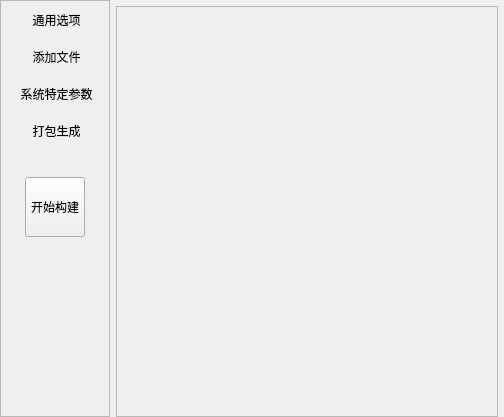
<?xml version="1.0" encoding="UTF-8"?>
<ui version="4.0">
 <class>pyinstaller_gui</class>
 <widget class="QWidget" name="pyinstaller_gui">
  <property name="geometry">
   <rect>
    <x>0</x>
    <y>0</y>
    <width>504</width>
    <height>417</height>
   </rect>
  </property>
  <property name="windowTitle">
   <string>Form</string>
  </property>
  <layout class="QHBoxLayout" name="horizontalLayout" stretch="0,1">
   <property name="spacing">
    <number>0</number>
   </property>
   <property name="leftMargin">
    <number>0</number>
   </property>
   <property name="topMargin">
    <number>0</number>
   </property>
   <property name="rightMargin">
    <number>0</number>
   </property>
   <property name="bottomMargin">
    <number>0</number>
   </property>
   <item>
    <layout class="QVBoxLayout" name="verticalLayout">
     <property name="spacing">
      <number>0</number>
     </property>
     <item>
      <widget class="QFrame" name="left_menu_frame">
       <property name="autoFillBackground">
        <bool>false</bool>
       </property>
       <property name="styleSheet">
        <string notr="true"/>
       </property>
       <property name="frameShape">
        <enum>QFrame::StyledPanel</enum>
       </property>
       <property name="frameShadow">
        <enum>QFrame::Raised</enum>
       </property>
       <layout class="QVBoxLayout" name="verticalLayout_3" stretch="0,0,0,0,0,0">
        <property name="spacing">
         <number>0</number>
        </property>
        <property name="leftMargin">
         <number>0</number>
        </property>
        <property name="topMargin">
         <number>0</number>
        </property>
        <property name="rightMargin">
         <number>0</number>
        </property>
        <property name="bottomMargin">
         <number>0</number>
        </property>
        <item>
         <widget class="QToolButton" name="general_item_tb">
          <property name="autoFillBackground">
           <bool>true</bool>
          </property>
          <property name="styleSheet">
           <string notr="true">width:100 px;
height: 30 px;</string>
          </property>
          <property name="text">
           <string> 通用选项</string>
          </property>
          <property name="icon">
           <iconset resource="../resource/resource.qrc">
            <normaloff>:/left_menu/general.png</normaloff>:/left_menu/general.png</iconset>
          </property>
          <property name="checkable">
           <bool>true</bool>
          </property>
          <property name="toolButtonStyle">
           <enum>Qt::ToolButtonTextBesideIcon</enum>
          </property>
          <property name="autoRaise">
           <bool>true</bool>
          </property>
         </widget>
        </item>
        <item>
         <widget class="QToolButton" name="add_data_item_tb">
          <property name="autoFillBackground">
           <bool>true</bool>
          </property>
          <property name="styleSheet">
           <string notr="true">width:100 px;
height: 30 px;</string>
          </property>
          <property name="text">
           <string> 添加文件</string>
          </property>
          <property name="icon">
           <iconset resource="../resource/resource.qrc">
            <normaloff>:/left_menu/packet.png</normaloff>:/left_menu/packet.png</iconset>
          </property>
          <property name="checkable">
           <bool>true</bool>
          </property>
          <property name="toolButtonStyle">
           <enum>Qt::ToolButtonTextBesideIcon</enum>
          </property>
          <property name="autoRaise">
           <bool>true</bool>
          </property>
         </widget>
        </item>
        <item>
         <widget class="QToolButton" name="system_spec_item_tb">
          <property name="autoFillBackground">
           <bool>true</bool>
          </property>
          <property name="styleSheet">
           <string notr="true">width:100 px;
height: 30 px;</string>
          </property>
          <property name="text">
           <string> 系统特定参数</string>
          </property>
          <property name="icon">
           <iconset resource="../resource/resource.qrc">
            <normaloff>:/left_menu/about_system.png</normaloff>:/left_menu/about_system.png</iconset>
          </property>
          <property name="checkable">
           <bool>true</bool>
          </property>
          <property name="toolButtonStyle">
           <enum>Qt::ToolButtonTextBesideIcon</enum>
          </property>
          <property name="autoRaise">
           <bool>true</bool>
          </property>
         </widget>
        </item>
        <item>
         <widget class="QToolButton" name="generate_item_tb">
          <property name="autoFillBackground">
           <bool>true</bool>
          </property>
          <property name="styleSheet">
           <string notr="true">width:100 px;
height: 30 px;</string>
          </property>
          <property name="text">
           <string> 打包生成</string>
          </property>
          <property name="icon">
           <iconset resource="../resource/resource.qrc">
            <normaloff>:/left_menu/about_file.png</normaloff>:/left_menu/about_file.png</iconset>
          </property>
          <property name="checkable">
           <bool>true</bool>
          </property>
          <property name="toolButtonStyle">
           <enum>Qt::ToolButtonTextBesideIcon</enum>
          </property>
          <property name="autoRaise">
           <bool>true</bool>
          </property>
         </widget>
        </item>
        <item>
         <layout class="QHBoxLayout" name="horizontalLayout_2">
          <property name="topMargin">
           <number>28</number>
          </property>
          <item>
           <spacer name="horizontalSpacer">
            <property name="orientation">
             <enum>Qt::Horizontal</enum>
            </property>
            <property name="sizeType">
             <enum>QSizePolicy::Expanding</enum>
            </property>
            <property name="sizeHint" stdset="0">
             <size>
              <width>5</width>
              <height>20</height>
             </size>
            </property>
           </spacer>
          </item>
          <item>
           <widget class="QPushButton" name="start_build_pb">
            <property name="minimumSize">
             <size>
              <width>60</width>
              <height>60</height>
             </size>
            </property>
            <property name="maximumSize">
             <size>
              <width>60</width>
              <height>60</height>
             </size>
            </property>
            <property name="autoFillBackground">
             <bool>true</bool>
            </property>
            <property name="text">
             <string>开始构建</string>
            </property>
            <property name="checkable">
             <bool>true</bool>
            </property>
           </widget>
          </item>
          <item>
           <spacer name="horizontalSpacer_2">
            <property name="orientation">
             <enum>Qt::Horizontal</enum>
            </property>
            <property name="sizeType">
             <enum>QSizePolicy::Expanding</enum>
            </property>
            <property name="sizeHint" stdset="0">
             <size>
              <width>5</width>
              <height>20</height>
             </size>
            </property>
           </spacer>
          </item>
         </layout>
        </item>
        <item>
         <spacer name="verticalSpacer">
          <property name="orientation">
           <enum>Qt::Vertical</enum>
          </property>
          <property name="sizeHint" stdset="0">
           <size>
            <width>20</width>
            <height>40</height>
           </size>
          </property>
         </spacer>
        </item>
       </layout>
      </widget>
     </item>
    </layout>
   </item>
   <item>
    <layout class="QVBoxLayout" name="item_widget_hl">
     <property name="leftMargin">
      <number>6</number>
     </property>
     <property name="topMargin">
      <number>6</number>
     </property>
     <property name="rightMargin">
      <number>6</number>
     </property>
     <item>
      <widget class="QScrollArea" name="right_scroll_area">
       <property name="widgetResizable">
        <bool>true</bool>
       </property>
       <widget class="QWidget" name="right_scroll_widget">
        <property name="geometry">
         <rect>
          <x>0</x>
          <y>0</y>
          <width>379</width>
          <height>408</height>
         </rect>
        </property>
        <layout class="QVBoxLayout" name="scroll_area_vl">
         <property name="leftMargin">
          <number>0</number>
         </property>
         <property name="topMargin">
          <number>0</number>
         </property>
         <property name="rightMargin">
          <number>0</number>
         </property>
         <property name="bottomMargin">
          <number>0</number>
         </property>
        </layout>
       </widget>
      </widget>
     </item>
    </layout>
   </item>
  </layout>
 </widget>
 <resources>
  <include location="../resource/resource.qrc"/>
 </resources>
 <connections/>
</ui>
